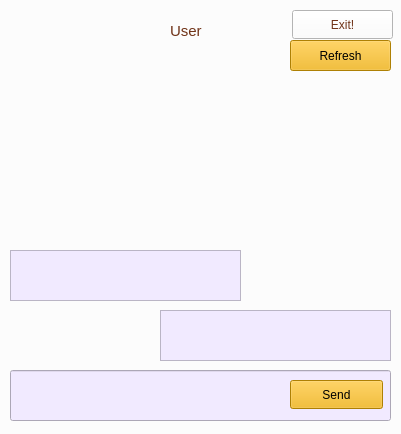
<?xml version="1.0" encoding="UTF-8"?>
<ui version="4.0">
 <class>ChatUser</class>
 <widget class="QWidget" name="ChatUser">
  <property name="geometry">
   <rect>
    <x>0</x>
    <y>0</y>
    <width>401</width>
    <height>434</height>
   </rect>
  </property>
  <property name="windowTitle">
   <string>Form</string>
  </property>
  <property name="styleSheet">
   <string notr="true">color: #703318;
background:#fcfcfc</string>
  </property>
  <widget class="QPushButton" name="pushButton_4">
   <property name="geometry">
    <rect>
     <x>290</x>
     <y>40</y>
     <width>101</width>
     <height>31</height>
    </rect>
   </property>
   <property name="styleSheet">
    <string notr="true">background: #F3B305;
color: #000000</string>
   </property>
   <property name="text">
    <string>Refresh</string>
   </property>
  </widget>
  <widget class="QLabel" name="label">
   <property name="geometry">
    <rect>
     <x>170</x>
     <y>10</y>
     <width>51</width>
     <height>41</height>
    </rect>
   </property>
   <property name="font">
    <font>
     <pointsize>11</pointsize>
    </font>
   </property>
   <property name="text">
    <string>User</string>
   </property>
  </widget>
  <widget class="QLabel" name="label_2">
   <property name="geometry">
    <rect>
     <x>10</x>
     <y>10</y>
     <width>61</width>
     <height>51</height>
    </rect>
   </property>
   <property name="text">
    <string/>
   </property>
  </widget>
  <widget class="QTextEdit" name="textEdit">
   <property name="geometry">
    <rect>
     <x>10</x>
     <y>250</y>
     <width>231</width>
     <height>51</height>
    </rect>
   </property>
   <property name="styleSheet">
    <string notr="true">background: #F1EAFF;
color: #000000</string>
   </property>
  </widget>
  <widget class="QPushButton" name="pushButton_3">
   <property name="geometry">
    <rect>
     <x>290</x>
     <y>380</y>
     <width>93</width>
     <height>29</height>
    </rect>
   </property>
   <property name="styleSheet">
    <string notr="true">background: #F3B305;
color: #000000</string>
   </property>
   <property name="text">
    <string>Send</string>
   </property>
  </widget>
  <widget class="QLineEdit" name="lineEdit">
   <property name="geometry">
    <rect>
     <x>10</x>
     <y>370</y>
     <width>381</width>
     <height>51</height>
    </rect>
   </property>
   <property name="styleSheet">
    <string notr="true">background: #F1EAFF;
color: #000000</string>
   </property>
   <property name="text">
    <string/>
   </property>
  </widget>
  <widget class="QTextEdit" name="textEdit_2">
   <property name="geometry">
    <rect>
     <x>160</x>
     <y>310</y>
     <width>231</width>
     <height>51</height>
    </rect>
   </property>
   <property name="styleSheet">
    <string notr="true">background: #F1EAFF;
color: #000000</string>
   </property>
  </widget>
  <widget class="QPushButton" name="pushButton">
   <property name="geometry">
    <rect>
     <x>292</x>
     <y>10</y>
     <width>101</width>
     <height>29</height>
    </rect>
   </property>
   <property name="text">
    <string>Exit!</string>
   </property>
  </widget>
  <zorder>lineEdit</zorder>
  <zorder>pushButton_3</zorder>
  <zorder>textEdit</zorder>
  <zorder>textEdit_2</zorder>
  <zorder>pushButton_4</zorder>
  <zorder>label</zorder>
  <zorder>label_2</zorder>
  <zorder>pushButton</zorder>
 </widget>
 <resources/>
 <connections/>
</ui>
